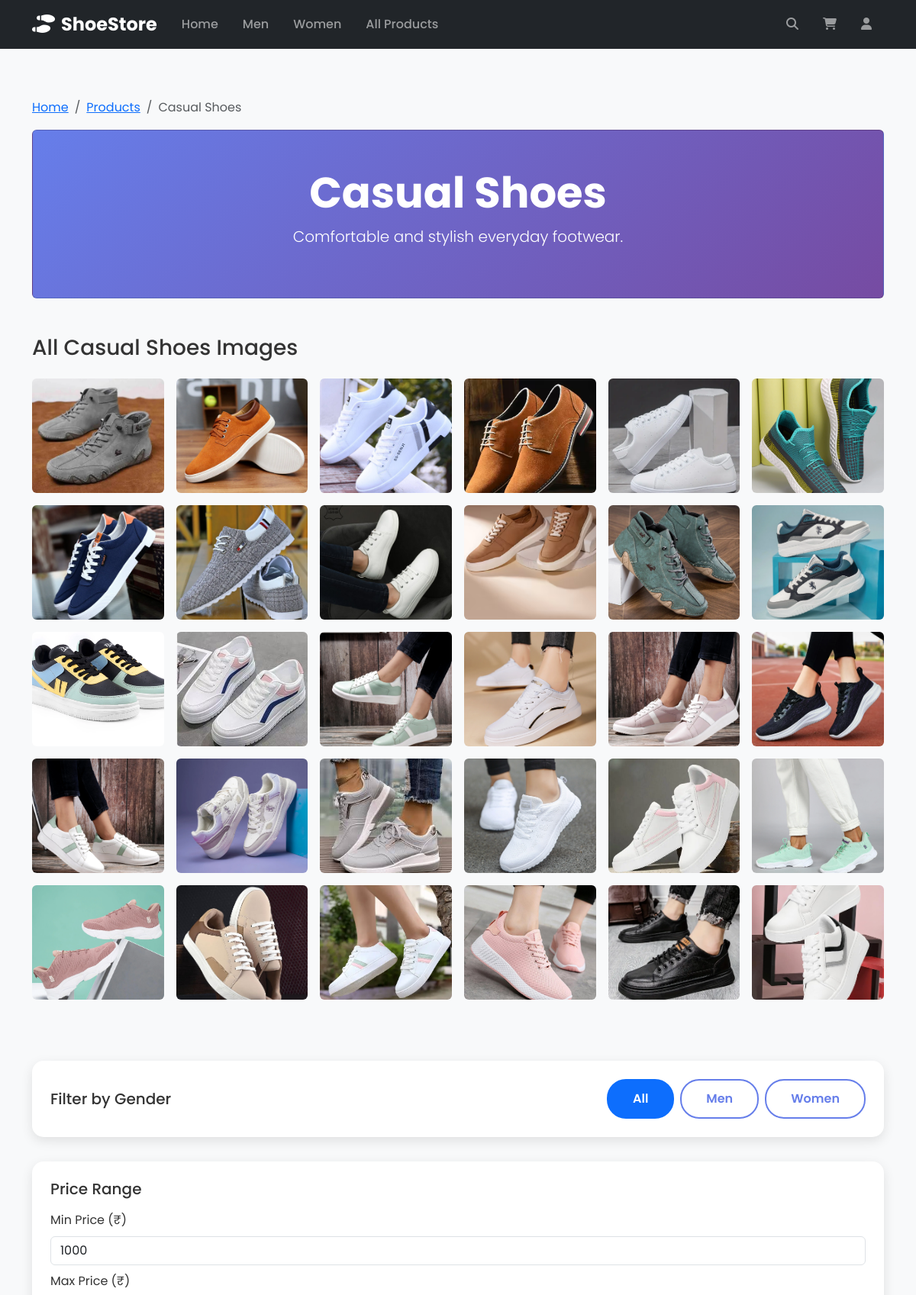
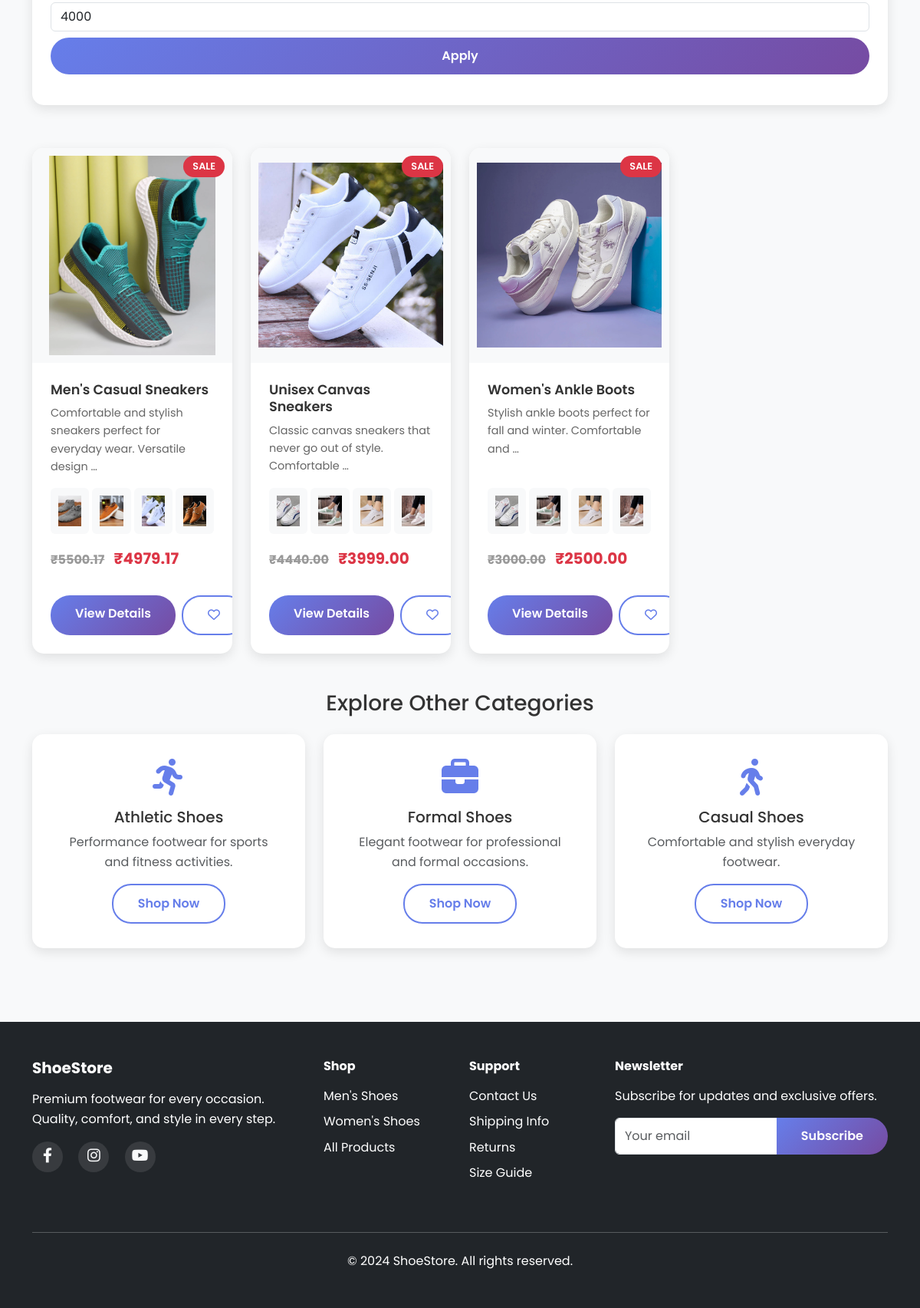
Screenshot of /category/casual/ with the database file from the repository (2 pictures, top to bottom).
### store/models.py (models this page shows, shortened)
class Category(models.Model):
    name = models.CharField(max_length=100)
    slug = models.SlugField(max_length=100, unique=True)
    description = models.TextField(blank=True)
    image = models.ImageField(upload_to='categories/', blank=True, null=True)
    class Meta:
        verbose_name_plural = 'categories'
        ordering = ['name']

class Product(models.Model):
    GENDER_CHOICES = [
        ('M', 'Men'),
        ('W', 'Women'),
        ('U', 'Unisex'),
    ]
    name = models.CharField(max_length=200)
    slug = models.SlugField(max_length=200, unique=True)
    category = models.ForeignKey(Category, related_name='products', on_delete=models.CASCADE)
    gender = models.CharField(max_length=1, choices=GENDER_CHOICES, default='U')
    description = models.TextField()
    price = models.DecimalField(max_digits=10, decimal_places=2)
    sale_price = models.DecimalField(max_digits=10, decimal_places=2, blank=True, null=True)
    image = models.ImageField(upload_to='products/', blank=True, null=True)
    available = models.BooleanField(default=True)
    created = models.DateTimeField(auto_now_add=True)
    updated = models.DateTimeField(auto_now=True)
    featured = models.BooleanField(default=False)
    class Meta:
        ordering = ['name']
        indexes = [
            models.Index(fields=['id', 'slug']),
        ]
    def get_absolute_url(self):
        return reverse('store:product_detail', args=[self.slug])
    @property
    def is_on_sale(self):
        return self.sale_price is not None and self.sale_price < self.price
    def get_static_image_path(self):
        if self.gender == 'M':
            gender_path = 'men'
        elif self.gender == 'W':
            gender_path = 'women'
        else:
            gender_path = 'men'
        category_mapping = {
            'athletic': 'athletic',
            'casual': 'casual',
            'formal': 'formal'
        }
        category_dir = category_mapping.get(self.category.slug, 'casual')
        image_dir = f'static/images/{gender_path}/{category_dir}/'
        try:
            image_files = [f for f in os.listdir(image_dir) if f.lower().endswith(('.jpg', '.jpeg', '.png', '.webp', '.gif', '.avif'))]
            if image_files:
                selected_image = image_files[self.id % len(image_files)]
                if os.path.exists(os.path.join(image_dir, selected_image)):
                    return static(f'images/{gender_path}/{category_dir}/{selected_image}')
                else:
                    for img_file in image_files:
                        if os.path.exists(os.path.join(image_dir, img_file)):
                            return static(f'images/{gender_path}/{category_dir}/{img_file}')
            else:
                return static('images/placeholder.svg')
        except (OSError, FileNotFoundError):
            return static('images/placeholder.svg')
        return static('images/placeholder.svg')
    @property
    def static_image_url(self):
        return self.get_static_image_path()
    def get_category_gender_images(self):
        category_mapping = {
            'athletic': 'athletic',
            'casual': 'casual',
            'formal': 'formal'
        }
        category_dir = category_mapping.get(self.category.slug, 'casual')
        gender_path = 'men' if self.gender == 'M' else 'women'
        image_dir = f'static/images/{gender_path}/{category_dir}/'
        images = []
        try:
            for fname in os.listdir(image_dir):
                if fname.lower().endswith(('.jpg', '.jpeg', '.png', '.webp', '.gif', '.avif')):
                    images.append(static(f'images/{gender_path}/{category_dir}/{fname}'))
        except (OSError, FileNotFoundError):
            pass
        if not images:
            images = [static('images/placeholder.svg')]
        return images
    @property
    def category_images(self):
        return self.get_category_gender_images()

### store/views.py (the view)
# urls.py: path('category/<slug:slug>/', views.category_detail, name='category_detail'),
def category_detail(request, slug):
    category = get_object_or_404(Category, slug=slug)
    products = Product.objects.filter(category=category, available=True)
    gender = request.GET.get('gender')
    if gender:
        products = products.filter(gender=gender)
    min_price = request.GET.get('min_price')
    max_price = request.GET.get('max_price')
    if min_price:
        products = products.filter(price__gte=min_price)
    if max_price:
        products = products.filter(price__lte=max_price)
    category_images = []
    for gender_dir in ['men', 'women']:
        image_dir = f'static/images/{gender_dir}/{slug}/'
        try:
            import os
            image_files = [f for f in os.listdir(image_dir) if f.lower().endswith(('.jpg', '.jpeg', '.png', '.webp', '.gif', '.avif'))]
            for img_file in image_files:
                category_images.append(f'images/{gender_dir}/{slug}/{img_file}')
        except (OSError, FileNotFoundError):
            continue
    paginator = Paginator(products, 12)
    page = request.GET.get('page')
    try:
        products = paginator.page(page)
    except PageNotAnInteger:
        products = paginator.page(1)
    except EmptyPage:
        products = paginator.page(paginator.num_pages)
    context = {
        'category': category,
        'products': products,
        'category_images': category_images,
    }
    return render(request, 'store/category_detail.html', context)

### store/context_processors.py (called while the page is built)
def cart_count(request):
    cart = request.session.get('cart', {})
    cart_count = sum(item.get('quantity', 0) for item in cart.values())
    return {'cart_count': cart_count}

### templates/store/category_detail.html (shortened to what this page needs)
{% extends 'store/base.html' %}
{% load static %}
{% block content %}
<div class="container py-5">
    <div class="row mb-5">
        <div class="col-12">
            <nav aria-label="breadcrumb">
                <ol class="breadcrumb">
                    <li class="breadcrumb-item"><a href="{% url 'store:home' %}">Home</a></li>
                    <li class="breadcrumb-item"><a href="{% url 'store:product_list' %}">Products</a></li>
                    <li class="breadcrumb-item active" aria-current="page">{{ category.name }}</li>
                </ol>
            </nav>
            <div class="card" style="background: linear-gradient(135deg, #667eea 0%, #764ba2 100%); color: white;">
                <div class="card-body text-center p-5">
                    <h1 class="display-4 fw-bold">{{ category.name }}</h1>
                    {% if category.description %}
                    <p class="lead">{{ category.description }}</p>
                    {% endif %}
                </div>
            </div>
        </div>
    </div>
    <div class="row mb-5">
        <div class="col-12">
            <h3 class="mb-4">All {{ category.name }} Images</h3>
            <div class="category-images-gallery">
                <div class="row g-3">
                    {% for image_path in category_images %}
                    <div class="col-lg-2 col-md-3 col-sm-4 col-6">
                        <img src="{% static image_path %}" class="img-fluid rounded" alt="{{ category.name }} image" style="height: 150px; object-fit: cover; width: 100%;">
                    </div>
                    {% endfor %}
                </div>
            </div>
        </div>
    </div>
    <div class="row mb-4">
        <div class="col-12">
            <div class="filter-section">
                <div class="row align-items-center">
                    <div class="col-md-6">
                        <h5 class="mb-0">Filter by Gender</h5>
                    </div>
                    <div class="col-md-6">
                        <div class="d-flex gap-2 justify-content-md-end">
                            <a href="{% url 'store:category_detail' category.slug %}" class="btn btn-outline-primary {% if not request.GET.gender %}active{% endif %}">All</a>
                            <a href="{% url 'store:category_detail' category.slug %}?gender=M" class="btn btn-outline-primary {% if request.GET.gender == 'M' %}active{% endif %}">Men</a>
                            <a href="{% url 'store:category_detail' category.slug %}?gender=W" class="btn btn-outline-primary {% if request.GET.gender == 'W' %}active{% endif %}">Women</a>
                        </div>
                    </div>
                </div>
            </div>
            <div class="filter-section mt-3">
                <h5>Price Range</h5>
                <form method="get" class="mb-3">
                    <div class="mb-2">
                        <label for="min_price" class="form-label">Min Price (₹)</label>
                        <input type="number" class="form-control" id="min_price" name="min_price" min="0" step="1" value="{{ request.GET.min_price|default:1000 }}">
                    </div>
                    <div class="mb-2">
                        <label for="max_price" class="form-label">Max Price (₹)</label>
                        <input type="number" class="form-control" id="max_price" name="max_price" min="0" step="1" value="{{ request.GET.max_price|default:4000 }}">
                    </div>
                    <button type="submit" class="btn btn-primary w-100">Apply</button>
                </form>
            </div>
        </div>
    </div>
    {% if products %}
    <div class="row g-4" id="products-grid">
        {% for product in products %}
        <div class="col-lg-3 col-md-6">
            <div class="product-card card h-100" data-category="{{ product.category.slug }}" data-gender="{{ product.gender }}">
                {% if product.is_on_sale %}
                <div class="sale-badge">SALE</div>
                {% endif %}
                <a href="{{ product.get_absolute_url }}">
                    <img src="{{ product.static_image_url }}" class="card-img-top" alt="{{ product.name }}">
                </a>
                <div class="card-body d-flex flex-column">
                    <h5 class="card-title">{{ product.name }}</h5>
                    <p class="card-text">{{ product.description|truncatewords:10 }}</p>
                    <div class="category-images-carousel mb-3">
                        <div class="row g-1">
                            {% for image_url in product.category_images|slice:":4" %}
                            <div class="col-3">
                                <img src="{{ image_url }}" class="img-fluid rounded" alt="{{ product.name }} - {{ forloop.counter }}" style="height: 60px; object-fit: cover;">
                            </div>
                            {% endfor %}
                        </div>
                    </div>
                    <div class="product-price mt-auto">
                        {% if product.is_on_sale %}
                        <span class="original-price">₹{{ product.price }}</span>
                        <span class="sale-price">₹{{ product.sale_price }}</span>
                        {% else %}
                        ₹{{ product.price }}
                        {% endif %}
                    </div>
                    <div class="d-flex gap-2 mt-3">
                        <a href="{{ product.get_absolute_url }}" class="btn btn-primary flex-fill">View Details</a>
                        <button class="btn btn-outline-primary wishlist-btn" data-bs-toggle="tooltip" title="Add to Wishlist">
                            <i class="far fa-heart"></i>
                        </button>
                    </div>
                </div>
            </div>
        </div>
        {% endfor %}
    </div>
    {% endif %}
    <div class="row mt-5">
        <div class="col-12">
            <h3 class="text-center mb-4">Explore Other Categories</h3>
            <div class="row g-4">
                <div class="col-md-4">
                    <div class="category-card">
                        <i class="fas fa-running"></i>
                        <h5>Athletic Shoes</h5>
                        <p class="text-muted">Performance footwear for sports and fitness activities.</p>
                        <a href="{% url 'store:product_list' %}?category=athletic" class="btn btn-outline-primary">Shop Now</a>
                    </div>
                </div>
                <div class="col-md-4">
                    <div class="category-card">
                        <i class="fas fa-briefcase"></i>
                        <h5>Formal Shoes</h5>
                        <p class="text-muted">Elegant footwear for professional and formal occasions.</p>
                        <a href="{% url 'store:product_list' %}?category=formal" class="btn btn-outline-primary">Shop Now</a>
                    </div>
                </div>
                <div class="col-md-4">
                    <div class="category-card">
                        <i class="fas fa-walking"></i>
                        <h5>Casual Shoes</h5>
                        <p class="text-muted">Comfortable and stylish everyday footwear.</p>
                        <a href="{% url 'store:product_list' %}?category=casual" class="btn btn-outline-primary">Shop Now</a>
                    </div>
                </div>
            </div>
        </div>
    </div>
</div>
{% endblock %}

### static/css/style.css (style rules this page uses)
* { margin: 0; padding: 0; box-sizing: border-box; }
body { font-family: 'Poppins', sans-serif; line-height: 1.6; color: #333; background-color: #f8f9fa; overflow-x: hidden; }
.product-card { background: white; border-radius: 15px; box-shadow: 0 5px 15px rgba(0,0,0,0.1); transition: transform 0.3s ease, box-shadow 0.3s ease; overflow: hidden; height: 100%; border: none; }
.product-card img { width: 100%; height: 280px; object-fit: contain; background-color: #f8f9fa; transition: transform 0.3s ease; padding: 10px; }
.product-card .card-img-top { width: 100%; height: 280px; object-fit: contain; background-color: #f8f9fa; padding: 10px; }
.product-card .card-body { padding: 1.5rem; display: flex; flex-direction: column; height: 100%; }
.product-card .card-title { font-weight: 600; margin-bottom: 0.5rem; color: #333; font-size: 1.1rem; line-height: 1.3; }
.product-card .card-text { color: #666; font-size: 0.9rem; margin-bottom: 1rem; flex-grow: 1; }
.product-price { font-size: 1.25rem; font-weight: 700; color: #28a745; margin-bottom: 1rem; }
.product-price .original-price { text-decoration: line-through; color: #999; font-size: 1rem; margin-right: 0.5rem; }
.product-price .sale-price { color: #dc3545; }
.btn-primary { background: linear-gradient(135deg, #667eea 0%, #764ba2 100%); border: none; border-radius: 25px; padding: 0.75rem 2rem; font-weight: 600; transition: all 0.3s ease; white-space: nowrap; }
.btn-outline-primary { border: 2px solid #667eea; color: #667eea; border-radius: 25px; padding: 0.75rem 2rem; font-weight: 600; transition: all 0.3s ease; white-space: nowrap; }
.category-card { background: white; border-radius: 15px; padding: 2rem; text-align: center; box-shadow: 0 5px 15px rgba(0,0,0,0.1); transition: transform 0.3s ease; height: 100%; border: none; }
.category-card i { font-size: 3rem; color: #667eea; margin-bottom: 1rem; }
.filter-section { background: white; border-radius: 15px; padding: 1.5rem; box-shadow: 0 5px 15px rgba(0,0,0,0.1); margin-bottom: 2rem; }
.filter-section h5 { color: #333; margin-bottom: 1rem; }
.sale-badge { position: absolute; top: 10px; right: 10px; background: #dc3545; color: white; padding: 0.25rem 0.75rem; border-radius: 15px; font-size: 0.8rem; font-weight: 600; z-index: 10; }
.category-images-gallery { margin-bottom: 2rem; }
.category-images-gallery img { transition: transform 0.3s ease; cursor: pointer; object-fit: cover; height: 150px; width: 100%; }
.category-images-carousel { margin-bottom: 1rem; }
.category-images-carousel img { transition: transform 0.3s ease; cursor: pointer; object-fit: cover; height: 60px; width: 100%; }

### rows the page displays
Category: name "Casual Shoes", description "Comfortable and stylish everyday footwear."
Product: shows "SALE", static_image_url (picture), name "Men's Casual Sneakers", description "Comfortable and stylish sneakers perfect for everyday wear. Versatile design …", price "5500.17", sale_price "4979.17"
Product: shows "SALE", static_image_url (picture), name "Unisex Canvas Sneakers", description "Classic canvas sneakers that never go out of style. Comfortable …", price "4440.00", sale_price "3999.00"
Product: shows "SALE", static_image_url (picture), name "Women's Ankle Boots", description "Stylish ankle boots perfect for fall and winter. Comfortable and …", price "3000.00", sale_price "2500.00"
